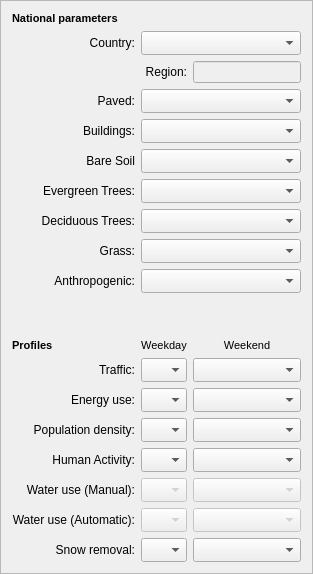
    <widget class="QFrame" name="frame_10">
     <property name="enabled">
      <bool>true</bool>
     </property>
     <property name="sizePolicy">
      <sizepolicy hsizetype="Expanding" vsizetype="Preferred">
       <horstretch>0</horstretch>
       <verstretch>0</verstretch>
      </sizepolicy>
     </property>
     <property name="frameShape">
      <enum>QFrame::StyledPanel</enum>
     </property>
     <property name="frameShadow">
      <enum>QFrame::Raised</enum>
     </property>
     <layout class="QGridLayout" name="gridLayout_7">
      <item row="0" column="0">
       <widget class="QLabel" name="label_47">
        <property name="text">
         <string>&lt;!DOCTYPE HTML PUBLIC &quot;-//W3C//DTD HTML 4.0//EN&quot; &quot;http://www.w3.org/TR/REC-html40/strict.dtd&quot;&gt;
&lt;html&gt;&lt;head&gt;&lt;meta name=&quot;qrichtext&quot; content=&quot;1&quot; /&gt;&lt;style type=&quot;text/css&quot;&gt;
p, li { white-space: pre-wrap; }
&lt;/style&gt;&lt;/head&gt;&lt;body style=&quot; font-family:'MS Shell Dlg 2'; font-size:7.8pt; font-weight:400; font-style:normal;&quot;&gt;
&lt;p style=&quot; margin-top:0px; margin-bottom:0px; margin-left:0px; margin-right:0px; -qt-block-indent:0; text-indent:0px;&quot;&gt;&lt;span style=&quot; font-size:8pt; font-weight:600;&quot;&gt;National parameters&lt;/span&gt;&lt;/p&gt;&lt;/body&gt;&lt;/html&gt;</string>
        </property>
       </widget>
      </item>
      <item row="1" column="0">
       <layout class="QGridLayout" name="gridLayout">
        <item row="9" column="0">
         <spacer name="verticalSpacer_11">
          <property name="orientation">
           <enum>Qt::Vertical</enum>
          </property>
          <property name="sizeHint" stdset="0">
           <size>
            <width>20</width>
            <height>40</height>
           </size>
          </property>
         </spacer>
        </item>
        <item row="1" column="2">
         <widget class="QLineEdit" name="lineEditRegInfo">
          <property name="enabled">
           <bool>false</bool>
          </property>
         </widget>
        </item>
        <item row="16" column="2">
         <widget class="QComboBox" name="comboBoxIrrigationAWE">
          <property name="enabled">
           <bool>false</bool>
          </property>
          <property name="sizePolicy">
           <sizepolicy hsizetype="Expanding" vsizetype="Fixed">
            <horstretch>0</horstretch>
            <verstretch>0</verstretch>
           </sizepolicy>
          </property>
          <property name="maximumSize">
           <size>
            <width>250</width>
            <height>16777215</height>
           </size>
          </property>
          <property name="sizeAdjustPolicy">
           <enum>QComboBox::AdjustToMinimumContentsLengthWithIcon</enum>
          </property>
         </widget>
        </item>
        <item row="13" column="0">
         <widget class="QLabel" name="label_60">
          <property name="toolTip">
           <string>&lt;html&gt;&lt;head/&gt;&lt;body&gt;&lt;p&gt;density&lt;/p&gt;&lt;p/&gt;&lt;p&gt;&lt;br/&gt;&lt;/p&gt;&lt;p&gt;This profile, in junction with Human activity, determines the anthropogenic heat due to metabolism.&lt;/p&gt;&lt;/body&gt;&lt;/html&gt;</string>
          </property>
          <property name="text">
           <string>Population density:</string>
          </property>
          <property name="alignment">
           <set>Qt::AlignRight|Qt::AlignTrailing|Qt::AlignVCenter</set>
          </property>
         </widget>
        </item>
        <item row="2" column="1" colspan="2">
         <widget class="QComboBox" name="comboBoxPaved">
          <property name="sizePolicy">
           <sizepolicy hsizetype="Expanding" vsizetype="Fixed">
            <horstretch>0</horstretch>
            <verstretch>0</verstretch>
           </sizepolicy>
          </property>
          <property name="maximumSize">
           <size>
            <width>500</width>
            <height>16777215</height>
           </size>
          </property>
          <property name="sizeAdjustPolicy">
           <enum>QComboBox::AdjustToMinimumContentsLengthWithIcon</enum>
          </property>
         </widget>
        </item>
        <item row="11" column="2">
         <widget class="QComboBox" name="comboBoxTrafficWE">
          <property name="sizePolicy">
           <sizepolicy hsizetype="Expanding" vsizetype="Fixed">
            <horstretch>0</horstretch>
            <verstretch>0</verstretch>
           </sizepolicy>
          </property>
          <property name="maximumSize">
           <size>
            <width>250</width>
            <height>16777215</height>
           </size>
          </property>
          <property name="sizeAdjustPolicy">
           <enum>QComboBox::AdjustToMinimumContentsLengthWithIcon</enum>
          </property>
         </widget>
        </item>
        <item row="14" column="1">
         <widget class="QComboBox" name="comboBoxHumanWD">
          <property name="sizePolicy">
           <sizepolicy hsizetype="Expanding" vsizetype="Fixed">
            <horstretch>0</horstretch>
            <verstretch>0</verstretch>
           </sizepolicy>
          </property>
          <property name="maximumSize">
           <size>
            <width>250</width>
            <height>16777215</height>
           </size>
          </property>
          <property name="sizeAdjustPolicy">
           <enum>QComboBox::AdjustToMinimumContentsLengthWithIcon</enum>
          </property>
         </widget>
        </item>
        <item row="15" column="2">
         <widget class="QComboBox" name="comboBoxIrrigationWE">
          <property name="enabled">
           <bool>false</bool>
          </property>
          <property name="sizePolicy">
           <sizepolicy hsizetype="Expanding" vsizetype="Fixed">
            <horstretch>0</horstretch>
            <verstretch>0</verstretch>
           </sizepolicy>
          </property>
          <property name="maximumSize">
           <size>
            <width>250</width>
            <height>16777215</height>
           </size>
          </property>
          <property name="sizeAdjustPolicy">
           <enum>QComboBox::AdjustToMinimumContentsLengthWithIcon</enum>
          </property>
         </widget>
        </item>
        <item row="16" column="1">
         <widget class="QComboBox" name="comboBoxIrrigationAWD">
          <property name="enabled">
           <bool>false</bool>
          </property>
          <property name="sizePolicy">
           <sizepolicy hsizetype="Expanding" vsizetype="Fixed">
            <horstretch>0</horstretch>
            <verstretch>0</verstretch>
           </sizepolicy>
          </property>
          <property name="maximumSize">
           <size>
            <width>250</width>
            <height>16777215</height>
           </size>
          </property>
          <property name="sizeAdjustPolicy">
           <enum>QComboBox::AdjustToMinimumContentsLengthWithIcon</enum>
          </property>
         </widget>
        </item>
        <item row="5" column="1" colspan="2">
         <widget class="QComboBox" name="comboBoxEvrTree">
          <property name="sizePolicy">
           <sizepolicy hsizetype="Expanding" vsizetype="Fixed">
            <horstretch>0</horstretch>
            <verstretch>0</verstretch>
           </sizepolicy>
          </property>
          <property name="maximumSize">
           <size>
            <width>500</width>
            <height>16777215</height>
           </size>
          </property>
          <property name="sizeAdjustPolicy">
           <enum>QComboBox::AdjustToMinimumContentsLengthWithIcon</enum>
          </property>
         </widget>
        </item>
        <item row="10" column="1">
         <widget class="QLabel" name="label_51">
          <property name="text">
           <string>&lt;!DOCTYPE HTML PUBLIC &quot;-//W3C//DTD HTML 4.0//EN&quot; &quot;http://www.w3.org/TR/REC-html40/strict.dtd&quot;&gt;
&lt;html&gt;&lt;head&gt;&lt;meta name=&quot;qrichtext&quot; content=&quot;1&quot; /&gt;&lt;style type=&quot;text/css&quot;&gt;
p, li { white-space: pre-wrap; }
&lt;/style&gt;&lt;/head&gt;&lt;body style=&quot; font-family:'MS Shell Dlg 2'; font-size:7.8pt; font-weight:400; font-style:normal;&quot;&gt;
&lt;p style=&quot; margin-top:0px; margin-bottom:0px; margin-left:0px; margin-right:0px; -qt-block-indent:0; text-indent:0px;&quot;&gt;&lt;span style=&quot; font-size:8pt;&quot;&gt;Weekday&lt;/span&gt;&lt;/p&gt;&lt;/body&gt;&lt;/html&gt;</string>
          </property>
          <property name="alignment">
           <set>Qt::AlignCenter</set>
          </property>
         </widget>
        </item>
        <item row="17" column="2">
         <widget class="QComboBox" name="comboBoxSnowWE">
          <property name="sizePolicy">
           <sizepolicy hsizetype="Expanding" vsizetype="Fixed">
            <horstretch>0</horstretch>
            <verstretch>0</verstretch>
           </sizepolicy>
          </property>
          <property name="maximumSize">
           <size>
            <width>250</width>
            <height>16777215</height>
           </size>
          </property>
          <property name="sizeAdjustPolicy">
           <enum>QComboBox::AdjustToMinimumContentsLengthWithIcon</enum>
          </property>
         </widget>
        </item>
        <item row="14" column="0">
         <widget class="QLabel" name="label_53">
          <property name="toolTip">
           <string>&lt;html&gt;&lt;head/&gt;&lt;body&gt;&lt;p&gt;This profile, in junction with Population density, determines the anthropogenic heat due to metabolism.&lt;/p&gt;&lt;/body&gt;&lt;/html&gt;</string>
          </property>
          <property name="text">
           <string>Human Activity:</string>
          </property>
          <property name="alignment">
           <set>Qt::AlignRight|Qt::AlignTrailing|Qt::AlignVCenter</set>
          </property>
         </widget>
        </item>
        <item row="12" column="1">
         <widget class="QComboBox" name="comboBoxEnergyUseWD">
          <property name="sizePolicy">
           <sizepolicy hsizetype="Expanding" vsizetype="Fixed">
            <horstretch>0</horstretch>
            <verstretch>0</verstretch>
           </sizepolicy>
          </property>
          <property name="maximumSize">
           <size>
            <width>250</width>
            <height>16777215</height>
           </size>
          </property>
          <property name="sizeAdjustPolicy">
           <enum>QComboBox::AdjustToMinimumContentsLengthWithIcon</enum>
          </property>
         </widget>
        </item>
        <item row="7" column="1" colspan="2">
         <widget class="QComboBox" name="comboBoxGrass">
          <property name="sizePolicy">
           <sizepolicy hsizetype="Expanding" vsizetype="Fixed">
            <horstretch>0</horstretch>
            <verstretch>0</verstretch>
           </sizepolicy>
          </property>
          <property name="maximumSize">
           <size>
            <width>500</width>
            <height>16777215</height>
           </size>
          </property>
          <property name="sizeAdjustPolicy">
           <enum>QComboBox::AdjustToMinimumContentsLengthWithIcon</enum>
          </property>
         </widget>
        </item>
        <item row="10" column="2">
         <widget class="QLabel" name="label_58">
          <property name="text">
           <string>&lt;!DOCTYPE HTML PUBLIC &quot;-//W3C//DTD HTML 4.0//EN&quot; &quot;http://www.w3.org/TR/REC-html40/strict.dtd&quot;&gt;
&lt;html&gt;&lt;head&gt;&lt;meta name=&quot;qrichtext&quot; content=&quot;1&quot; /&gt;&lt;style type=&quot;text/css&quot;&gt;
p, li { white-space: pre-wrap; }
&lt;/style&gt;&lt;/head&gt;&lt;body style=&quot; font-family:'MS Shell Dlg 2'; font-size:7.8pt; font-weight:400; font-style:normal;&quot;&gt;
&lt;p style=&quot; margin-top:0px; margin-bottom:0px; margin-left:0px; margin-right:0px; -qt-block-indent:0; text-indent:0px;&quot;&gt;&lt;span style=&quot; font-size:8pt;&quot;&gt;Weekend&lt;/span&gt;&lt;/p&gt;&lt;/body&gt;&lt;/html&gt;</string>
          </property>
          <property name="alignment">
           <set>Qt::AlignCenter</set>
          </property>
         </widget>
        </item>
        <item row="15" column="0">
         <widget class="QLabel" name="label_55">
          <property name="toolTip">
           <string>&lt;html&gt;&lt;head/&gt;&lt;body&gt;&lt;p&gt;This profile determines the irrigation under manual operation.&lt;/p&gt;&lt;/body&gt;&lt;/html&gt;</string>
          </property>
          <property name="text">
           <string>Water use (Manual):</string>
          </property>
          <property name="alignment">
           <set>Qt::AlignRight|Qt::AlignTrailing|Qt::AlignVCenter</set>
          </property>
         </widget>
        </item>
        <item row="1" column="1">
         <widget class="QLabel" name="label_41">
          <property name="sizePolicy">
           <sizepolicy hsizetype="Minimum" vsizetype="Preferred">
            <horstretch>0</horstretch>
            <verstretch>0</verstretch>
           </sizepolicy>
          </property>
          <property name="text">
           <string>Region:</string>
          </property>
          <property name="alignment">
           <set>Qt::AlignRight|Qt::AlignTrailing|Qt::AlignVCenter</set>
          </property>
         </widget>
        </item>
        <item row="17" column="1">
         <widget class="QComboBox" name="comboBoxSnowWD">
          <property name="sizePolicy">
           <sizepolicy hsizetype="Expanding" vsizetype="Fixed">
            <horstretch>0</horstretch>
            <verstretch>0</verstretch>
           </sizepolicy>
          </property>
          <property name="maximumSize">
           <size>
            <width>250</width>
            <height>16777215</height>
           </size>
          </property>
          <property name="sizeAdjustPolicy">
           <enum>QComboBox::AdjustToMinimumContentsLengthWithIcon</enum>
          </property>
         </widget>
        </item>
        <item row="5" column="0">
         <widget class="QLabel" name="label_44">
          <property name="text">
           <string>Evergreen Trees:</string>
          </property>
          <property name="alignment">
           <set>Qt::AlignRight|Qt::AlignTrailing|Qt::AlignVCenter</set>
          </property>
         </widget>
        </item>
        <item row="12" column="2">
         <widget class="QComboBox" name="comboBoxEnergyUseWE">
          <property name="sizePolicy">
           <sizepolicy hsizetype="Expanding" vsizetype="Fixed">
            <horstretch>0</horstretch>
            <verstretch>0</verstretch>
           </sizepolicy>
          </property>
          <property name="maximumSize">
           <size>
            <width>250</width>
            <height>16777215</height>
           </size>
          </property>
          <property name="sizeAdjustPolicy">
           <enum>QComboBox::AdjustToMinimumContentsLengthWithIcon</enum>
          </property>
         </widget>
        </item>
        <item row="13" column="2">
         <widget class="QComboBox" name="comboBoxPopdensWE">
          <property name="sizePolicy">
           <sizepolicy hsizetype="Expanding" vsizetype="Fixed">
            <horstretch>0</horstretch>
            <verstretch>0</verstretch>
           </sizepolicy>
          </property>
          <property name="maximumSize">
           <size>
            <width>250</width>
            <height>16777215</height>
           </size>
          </property>
          <property name="sizeAdjustPolicy">
           <enum>QComboBox::AdjustToMinimumContentsLengthWithIcon</enum>
          </property>
         </widget>
        </item>
        <item row="13" column="1">
         <widget class="QComboBox" name="comboBoxPopdensWD">
          <property name="sizePolicy">
           <sizepolicy hsizetype="Expanding" vsizetype="Fixed">
            <horstretch>0</horstretch>
            <verstretch>0</verstretch>
           </sizepolicy>
          </property>
          <property name="maximumSize">
           <size>
            <width>250</width>
            <height>16777215</height>
           </size>
          </property>
          <property name="sizeAdjustPolicy">
           <enum>QComboBox::AdjustToMinimumContentsLengthWithIcon</enum>
          </property>
         </widget>
        </item>
        <item row="0" column="0">
         <widget class="QLabel" name="label_48">
          <property name="text">
           <string>Country:</string>
          </property>
          <property name="alignment">
           <set>Qt::AlignRight|Qt::AlignTrailing|Qt::AlignVCenter</set>
          </property>
         </widget>
        </item>
        <item row="10" column="0">
         <widget class="QLabel" name="label_49">
          <property name="text">
           <string>&lt;!DOCTYPE HTML PUBLIC &quot;-//W3C//DTD HTML 4.0//EN&quot; &quot;http://www.w3.org/TR/REC-html40/strict.dtd&quot;&gt;
&lt;html&gt;&lt;head&gt;&lt;meta name=&quot;qrichtext&quot; content=&quot;1&quot; /&gt;&lt;style type=&quot;text/css&quot;&gt;
p, li { white-space: pre-wrap; }
&lt;/style&gt;&lt;/head&gt;&lt;body style=&quot; font-family:'MS Shell Dlg 2'; font-size:7.8pt; font-weight:400; font-style:normal;&quot;&gt;
&lt;p style=&quot; margin-top:0px; margin-bottom:0px; margin-left:0px; margin-right:0px; -qt-block-indent:0; text-indent:0px;&quot;&gt;&lt;span style=&quot; font-size:8pt; font-weight:600;&quot;&gt;Profiles&lt;/span&gt;&lt;/p&gt;&lt;/body&gt;&lt;/html&gt;</string>
          </property>
         </widget>
        </item>
        <item row="14" column="2">
         <widget class="QComboBox" name="comboBoxHumanWE">
          <property name="sizePolicy">
           <sizepolicy hsizetype="Expanding" vsizetype="Fixed">
            <horstretch>0</horstretch>
            <verstretch>0</verstretch>
           </sizepolicy>
          </property>
          <property name="maximumSize">
           <size>
            <width>250</width>
            <height>16777215</height>
           </size>
          </property>
          <property name="sizeAdjustPolicy">
           <enum>QComboBox::AdjustToMinimumContentsLengthWithIcon</enum>
          </property>
         </widget>
        </item>
        <item row="6" column="1" colspan="2">
         <widget class="QComboBox" name="comboBoxDecTree">
          <property name="sizePolicy">
           <sizepolicy hsizetype="Expanding" vsizetype="Fixed">
            <horstretch>0</horstretch>
            <verstretch>0</verstretch>
           </sizepolicy>
          </property>
          <property name="maximumSize">
           <size>
            <width>500</width>
            <height>16777215</height>
           </size>
          </property>
          <property name="sizeAdjustPolicy">
           <enum>QComboBox::AdjustToMinimumContentsLengthWithIcon</enum>
          </property>
         </widget>
        </item>
        <item row="3" column="1" colspan="2">
         <widget class="QComboBox" name="comboBoxBuilding">
          <property name="sizePolicy">
           <sizepolicy hsizetype="Expanding" vsizetype="Fixed">
            <horstretch>0</horstretch>
            <verstretch>0</verstretch>
           </sizepolicy>
          </property>
          <property name="maximumSize">
           <size>
            <width>500</width>
            <height>16777215</height>
           </size>
          </property>
          <property name="sizeAdjustPolicy">
           <enum>QComboBox::AdjustToMinimumContentsLengthWithIcon</enum>
          </property>
         </widget>
        </item>
        <item row="8" column="1" colspan="2">
         <widget class="QComboBox" name="comboBoxAnthro">
          <property name="sizePolicy">
           <sizepolicy hsizetype="Expanding" vsizetype="Fixed">
            <horstretch>0</horstretch>
            <verstretch>0</verstretch>
           </sizepolicy>
          </property>
          <property name="maximumSize">
           <size>
            <width>500</width>
            <height>16777215</height>
           </size>
          </property>
          <property name="sizeAdjustPolicy">
           <enum>QComboBox::AdjustToMinimumContentsLengthWithIcon</enum>
          </property>
         </widget>
        </item>
        <item row="0" column="1" colspan="2">
         <widget class="QComboBox" name="comboBoxCountry">
          <property name="maximumSize">
           <size>
            <width>500</width>
            <height>16777215</height>
           </size>
          </property>
          <property name="sizeAdjustPolicy">
           <enum>QComboBox::AdjustToMinimumContentsLengthWithIcon</enum>
          </property>
         </widget>
        </item>
        <item row="15" column="1">
         <widget class="QComboBox" name="comboBoxIrrigationWD">
          <property name="enabled">
           <bool>false</bool>
          </property>
          <property name="sizePolicy">
           <sizepolicy hsizetype="Expanding" vsizetype="Fixed">
            <horstretch>0</horstretch>
            <verstretch>0</verstretch>
           </sizepolicy>
          </property>
          <property name="maximumSize">
           <size>
            <width>250</width>
            <height>16777215</height>
           </size>
          </property>
          <property name="sizeAdjustPolicy">
           <enum>QComboBox::AdjustToMinimumContentsLengthWithIcon</enum>
          </property>
         </widget>
        </item>
        <item row="3" column="0">
         <widget class="QLabel" name="label_43">
          <property name="text">
           <string>Buildings:</string>
          </property>
          <property name="alignment">
           <set>Qt::AlignRight|Qt::AlignTrailing|Qt::AlignVCenter</set>
          </property>
         </widget>
        </item>
        <item row="2" column="0">
         <widget class="QLabel" name="label_42">
          <property name="text">
           <string>Paved:</string>
          </property>
          <property name="alignment">
           <set>Qt::AlignRight|Qt::AlignTrailing|Qt::AlignVCenter</set>
          </property>
         </widget>
        </item>
        <item row="11" column="0">
         <widget class="QLabel" name="label_52">
          <property name="toolTip">
           <string>&lt;html&gt;&lt;head/&gt;&lt;body&gt;&lt;p&gt;This profile determines the anthropogenic heat due to traffic when using Emission Method = 4.&lt;/p&gt;&lt;/body&gt;&lt;/html&gt;</string>
          </property>
          <property name="text">
           <string>Traffic:</string>
          </property>
          <property name="alignment">
           <set>Qt::AlignRight|Qt::AlignTrailing|Qt::AlignVCenter</set>
          </property>
         </widget>
        </item>
        <item row="8" column="0">
         <widget class="QLabel" name="label_50">
          <property name="text">
           <string>Anthropogenic:</string>
          </property>
          <property name="alignment">
           <set>Qt::AlignRight|Qt::AlignTrailing|Qt::AlignVCenter</set>
          </property>
         </widget>
        </item>
        <item row="17" column="0">
         <widget class="QLabel" name="label_54">
          <property name="toolTip">
           <string>This profile determines if snow removal is conducted at the end of each hour.</string>
          </property>
          <property name="text">
           <string>Snow removal:</string>
          </property>
          <property name="alignment">
           <set>Qt::AlignRight|Qt::AlignTrailing|Qt::AlignVCenter</set>
          </property>
         </widget>
        </item>
        <item row="12" column="0">
         <widget class="QLabel" name="label_61">
          <property name="toolTip">
           <string>&lt;html&gt;&lt;head/&gt;&lt;body&gt;&lt;p&gt;This profile, in junction with Population density, determines the overall anthropogenic heat.&lt;/p&gt;&lt;/body&gt;&lt;/html&gt;</string>
          </property>
          <property name="text">
           <string>Energy use:</string>
          </property>
          <property name="alignment">
           <set>Qt::AlignRight|Qt::AlignTrailing|Qt::AlignVCenter</set>
          </property>
         </widget>
        </item>
        <item row="6" column="0">
         <widget class="QLabel" name="label_45">
          <property name="text">
           <string>Deciduous Trees:</string>
          </property>
          <property name="alignment">
           <set>Qt::AlignRight|Qt::AlignTrailing|Qt::AlignVCenter</set>
          </property>
         </widget>
        </item>
        <item row="11" column="1">
         <widget class="QComboBox" name="comboBoxTrafficWD">
          <property name="sizePolicy">
           <sizepolicy hsizetype="Expanding" vsizetype="Fixed">
            <horstretch>0</horstretch>
            <verstretch>0</verstretch>
           </sizepolicy>
          </property>
          <property name="maximumSize">
           <size>
            <width>250</width>
            <height>16777215</height>
           </size>
          </property>
          <property name="sizeAdjustPolicy">
           <enum>QComboBox::AdjustToMinimumContentsLengthWithIcon</enum>
          </property>
         </widget>
        </item>
        <item row="16" column="0">
         <widget class="QLabel" name="label_62">
          <property name="toolTip">
           <string>This profile determines the irrigation under automatic operation.</string>
          </property>
          <property name="text">
           <string>Water use (Automatic):</string>
          </property>
          <property name="alignment">
           <set>Qt::AlignRight|Qt::AlignTrailing|Qt::AlignVCenter</set>
          </property>
         </widget>
        </item>
        <item row="7" column="0">
         <widget class="QLabel" name="label_46">
          <property name="text">
           <string>Grass:</string>
          </property>
          <property name="alignment">
           <set>Qt::AlignRight|Qt::AlignTrailing|Qt::AlignVCenter</set>
          </property>
         </widget>
        </item>
        <item row="4" column="1" colspan="2">
         <widget class="QComboBox" name="comboBoxBareSoil">
          <property name="sizePolicy">
           <sizepolicy hsizetype="Expanding" vsizetype="Fixed">
            <horstretch>0</horstretch>
            <verstretch>0</verstretch>
           </sizepolicy>
          </property>
          <property name="maximumSize">
           <size>
            <width>500</width>
            <height>16777215</height>
           </size>
          </property>
          <property name="sizeAdjustPolicy">
           <enum>QComboBox::AdjustToMinimumContentsLengthWithIcon</enum>
          </property>
         </widget>
        </item>
        <item row="4" column="0">
         <widget class="QLabel" name="label_63">
          <property name="text">
           <string>Bare Soil</string>
          </property>
          <property name="alignment">
           <set>Qt::AlignRight|Qt::AlignTrailing|Qt::AlignVCenter</set>
          </property>
         </widget>
        </item>
       </layout>
      </item>
     </layout>
    </widget>
